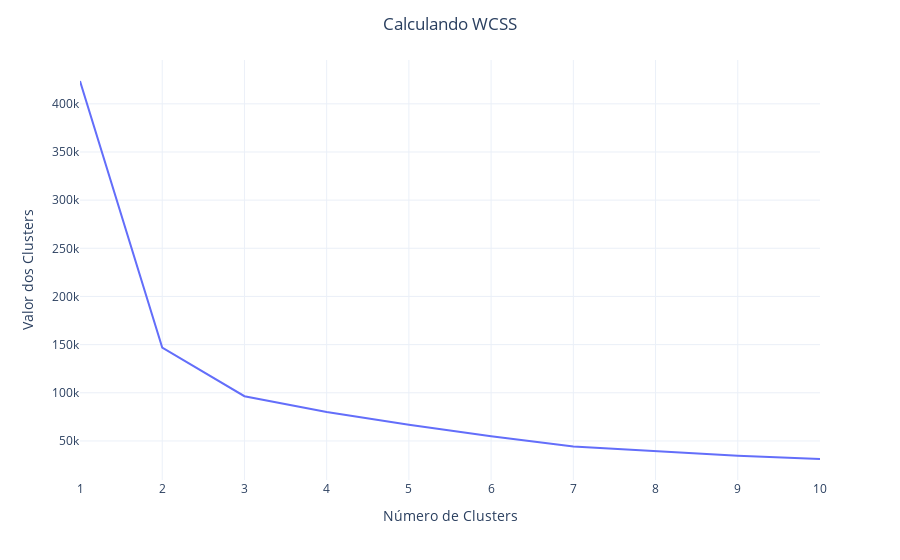

The code cell stored with this chart in its notebook:
### Code cell
# Visualizando os dados obtidos do WCSS

grafico_wcss = px.line(x=range(1,11), y = wcss_clientes)
fig = go.Figure(grafico_wcss)
fig.update_layout(title='Calculando WCSS',
                  title_x= 0.5,
                  xaxis_title ='Número de Clusters',
                  yaxis_title ='Valor dos Clusters',
                  template='plotly_white')

### Figure 1 — Plotly figure (JSON) as saved in the notebook; plotly's stock layout.template omitted (floating-point values rounded to 4 significant figures)
{"data": [{"hovertemplate": "x=%{x}<br>y=%{y}<extra></extra>", "legendgroup": "", "line": {"color": "#636efa", "dash": "solid"}, "marker": {"symbol": "circle"}, "mode": "lines", "name": "", "orientation": "v", "showlegend": false, "type": "scatter", "x": [1, 2, 3, 4, 5, 6, 7, 8, 9, 10], "xaxis": "x", "y": [423700.0, 146900.0, 96440.0, 80040.0, 66760.0, 54940.0, 44220.0, 39090.0, 34670.0, 31250.0], "yaxis": "y"}], "layout": {"legend": {"tracegroupgap": 0}, "margin": {"t": 60}, "title": {"text": "Calculando WCSS", "x": 0.5}, "xaxis": {"anchor": "y", "domain": [0, 1], "title": {"text": "Número de Clusters"}}, "yaxis": {"anchor": "x", "domain": [0, 1], "title": {"text": "Valor dos Clusters"}}}}
